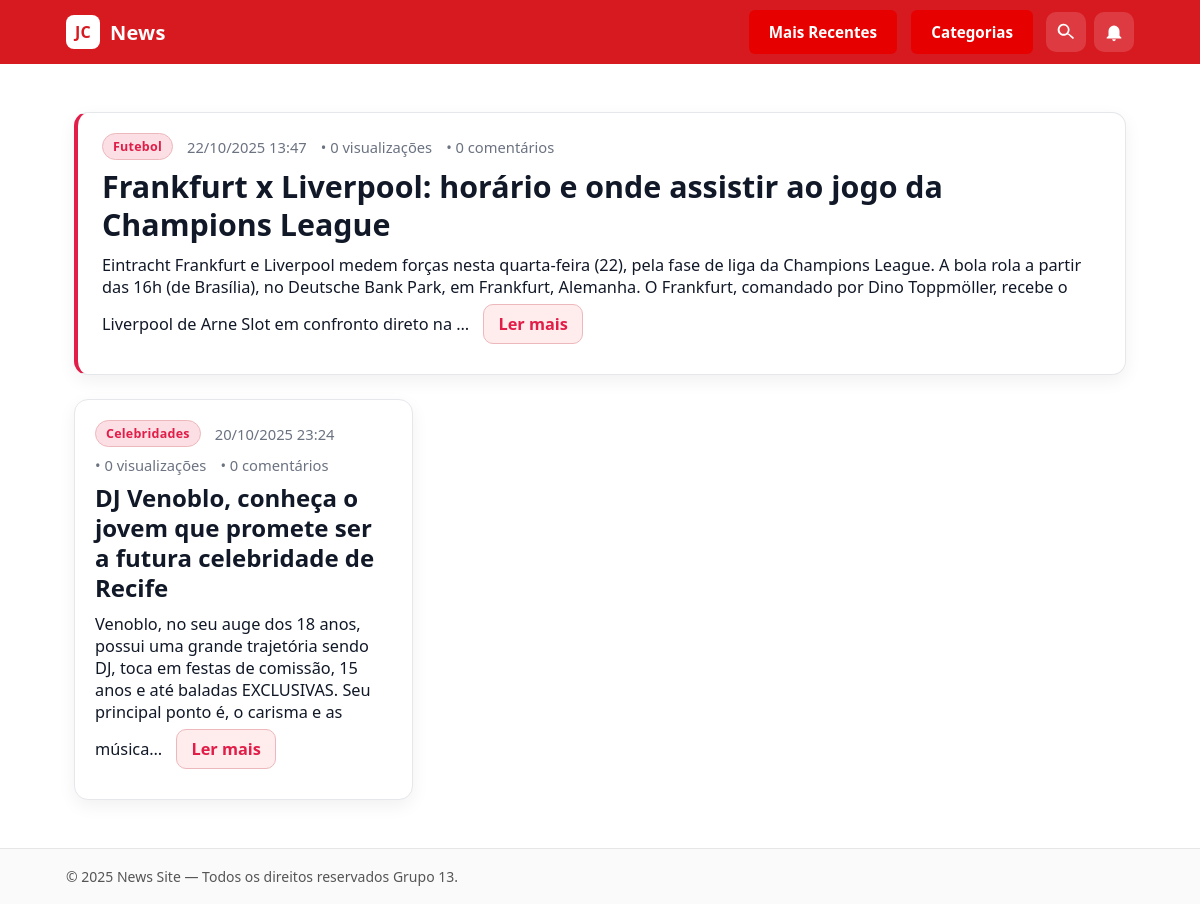
Before: / with the older database file.
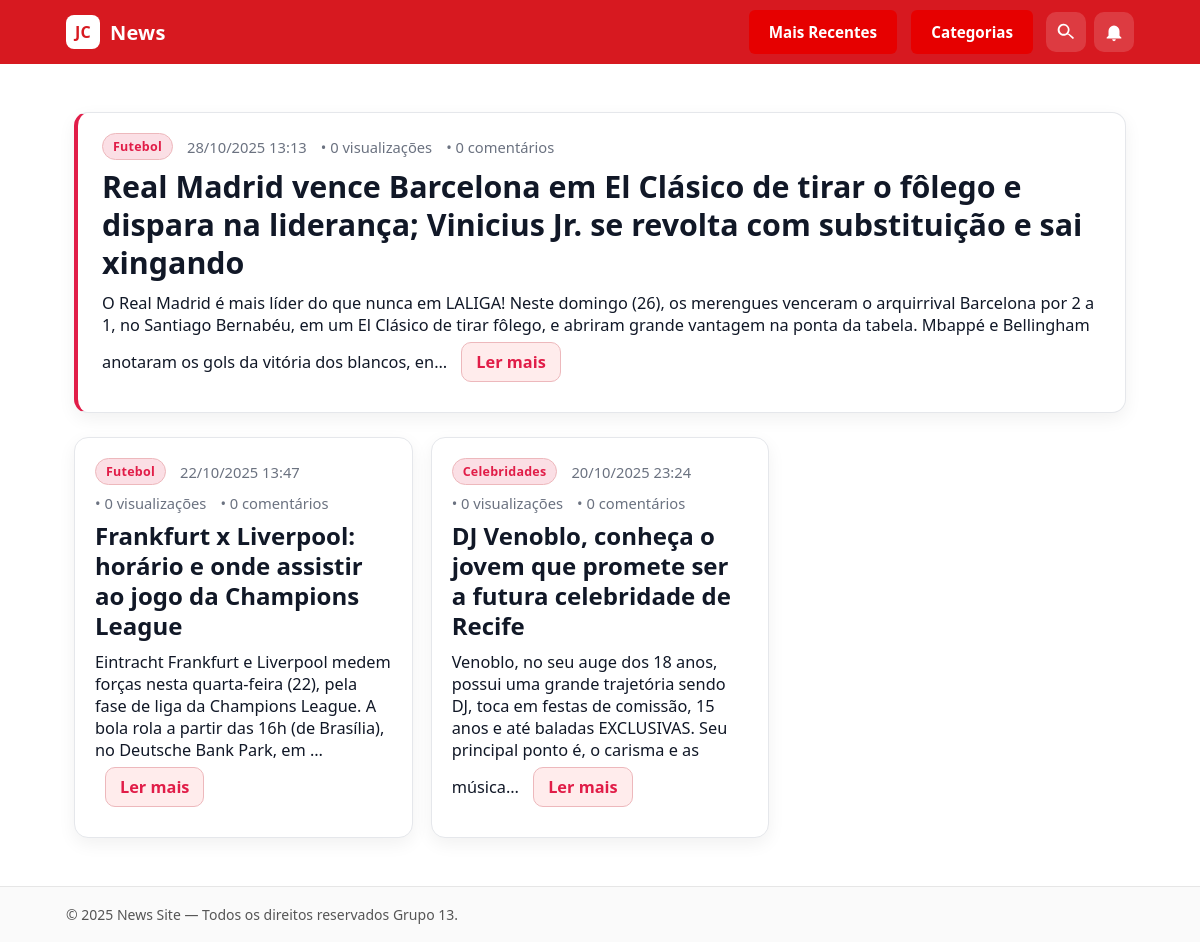
After: the same page with the newer database file.
### app1/models.py (models this page shows, shortened)
class Noticia(models.Model):
	titulo = models.CharField(max_length=255)
	conteudo = models.TextField()
	data_publicacao = models.DateTimeField(auto_now_add=True)
	categoria = models.ForeignKey(Categoria, on_delete=models.SET_NULL, null=True, blank=True, related_name='noticias')
	visualizacoes = models.PositiveIntegerField(default=0)  # Para "mais lidas"

class Categoria(models.Model):
	nome = models.CharField(max_length=100, unique=True)

### app1/views.py (the view)
# urls.py: path("", HomeView.as_view(), name="home"),
class HomeView(View):
    def get(self, request):
        noticias = Noticia.objects.order_by('-data_publicacao')
        context = {"form": SubscriptionForm(), 'noticias': noticias}
        return render(request, "app1/home.html", context)

### app1/templates/app1/home.html (shortened to what this page needs)
{% extends 'app1/base.html' %}
{% load static %}
{% block content %}
  <link rel="stylesheet" href="{% static 'app1/css/news.css' %}">
  <section class="container">
    {% if query %}
      <h1>Resultados para “{{ query }}”</h1>
      {% if results and results|length %}
        <ul>
          {% for r in results %}
            <li>{{ r }}</li>
          {% endfor %}
        </ul>
      {% else %}
        <p>Nenhum resultado encontrado.</p>
      {% endif %}
    {% else %}
      {% if noticias %}
        {% with noticia_principal=noticias.0 %}
          <article class="noticia noticia--principal" id="noticia-{{ noticia_principal.id }}">
            <header class="noticia__cabecalho">
              {% if noticia_principal.categoria %}
                <span class="noticia__categoria">{{ noticia_principal.categoria.nome }}</span>
              {% endif %}
              <time datetime="{{ noticia_principal.data_publicacao|date:'c' }}">
                {{ noticia_principal.data_publicacao|date:"d/m/Y H:i" }}
              </time>
              <span>• {{ noticia_principal.visualizacoes }} visualizações</span>
              <span>• {{ noticia_principal.comentarios.count }} comentários</span>
            </header>
            <h2 class="noticia__titulo">{{ noticia_principal.titulo }}</h2>
            <div class="noticia__conteudo">
              {{ noticia_principal.conteudo|truncatechars:300 }}
              <a class= "ler__mais" href="{% url 'app1:detalhe_noticia' noticia_principal.pk %}">Ler mais</a>
            </div>
          </article>
        {% endwith %}
        <section class="grid-noticias" aria-label="Mais notícias">
          {% for noticia in noticias|slice:"1:" %}
            <article class="noticia" id="noticia-{{ noticia.id }}">
              <header class="noticia__cabecalho">
                {% if noticia.categoria %}
                  <span class="noticia__categoria">{{ noticia.categoria.nome }}</span>
                {% endif %}
                <time datetime="{{ noticia.data_publicacao|date:'c' }}">
                  {{ noticia.data_publicacao|date:"d/m/Y H:i" }}
                </time>
                <span>• {{ noticia.visualizacoes }} visualizações</span>
                <span>• {{ noticia.comentarios.count }} comentários</span>
              </header>
              <h3 class="noticia__titulo">{{ noticia.titulo }}</h3>
              <div class="noticia__conteudo">
                {{ noticia.conteudo|truncatechars:180 }}
                <a class= "ler__mais" href="{% url 'app1:detalhe_noticia' noticia.pk %}">Ler mais</a>
              </div>
            </article>
          {% endfor %}
        </section>
      {% else %}
        <h1>Bem-vindo ao site do Jc desenvolvido pelo grupo 13</h1>
        <p>Assim que os models de notícia estiverem prontos, listaremos aqui.</p>
      {% endif %}
    {% endif %}
  </section>
{% endblock %}

### app1/templates/app1/base.html (shortened to what this page needs)
{% load static %}
<!DOCTYPE html>
<html lang="pt-br">
<head>
  <link rel="stylesheet" href="{% static 'app1/css/style.css' %}">
</head>
<body>
  <header class="site-header">
    <div class="container header-content">
      <a href="{% url 'app1:home' %}" class="brand" aria-label="Página inicial">
        <span class="logo-mark">JC</span><span class="logo-text">News</span>
      </a>
      <div class="header-actions">
        <nav class="header-nav">
          <a class="nav-btn" href="{% url 'app1:home' %}">Mais Recentes</a>
          <a class="nav-btn" href="{% url 'app1:categorias' %}">Categorias</a>
        </nav>
        <button class="icon-btn" id="btn-search" aria-label="Abrir busca" title="Buscar">
          <svg viewBox="0 0 24 24" class="icon" aria-hidden="true">
            <path d="M15.5 14h-.79l-.28-.27a6.5 6.5 0 10-.94.94l.27.28h.79l4.25 4.25a1 1 0 001.42-1.42L15.5 14zM5 9.5a4.5 4.5 0 119 0 4.5 4.5 0 01-9 0z"/>
          </svg>
        </button>
        <button class="icon-btn" id="btn-bell" aria-label="Assinar notificações" title="Receber notificações">
          <svg viewBox="0 0 24 24" class="icon" aria-hidden="true">
            <path d="M12 22a2 2 0 002-2h-4a2 2 0 002 2zm6-6V11a6 6 0 10-12 0v5l-2 2v1h16v-1l-2-2z"/>
          </svg>
        </button>
      </div>
    </div>
  </header>
  <main class="page-content">
    {% block content %}{% endblock %}
  </main>
  <footer class="site-footer">
    <div class="container footer-content">
      <p>© {% now "Y" %} News Site — Todos os direitos reservados Grupo 13.</p>
    </div>
  </footer>
</body>
</html>

### app1/static/app1/css/style.css (style rules this page uses)
:root { --red:#d71920; --red-dark:#b1151b; --bg:#ffffff; --ink:#1a1a1a; --ink-weak:#555; --border:#e6e6e6; }
* { box-sizing:border-box }
html,body { margin:0;padding:0;background:var(--bg);color:var(--ink);font-family:system-ui,-apple-system,Segoe UI,Roboto,Ubuntu,Cantarell,"Helvetica Neue",Arial,sans-serif }
.container { max-width:1100px;margin:0 auto;padding:0 16px }
.site-header { background:var(--red);color:#fff;position:sticky;top:0;z-index:100 }
.header-content { display:flex;align-items:center;justify-content:space-between;height:64px }
.brand { display:flex;align-items:center;gap:10px;text-decoration:none;color:#fff;font-weight:700;letter-spacing:.2px }
.logo-mark { display:inline-grid;place-items:center;width:34px;height:34px;border-radius:8px;background:#fff;color:var(--red);font-weight:900 }
.logo-text { font-size:20px }
.header-actions { display:flex;align-items:center;gap:8px }
.icon-btn { display:inline-grid;place-items:center;width:40px;height:40px;border:none;border-radius:10px;background:rgba(255,255,255,.15);cursor:pointer;transition:.15s }
.icon { width:22px;height:22px;fill:#fff }
.nav-btn { display: inline-block; padding: 10px 18px; margin: 0 5px; background-color: #e60000; color: #fff; font-weight: 600; font-size: 0.95rem; text-decoration: none; border-radius: 6px; transition: all 0.25s ease-in-out; border: 2px solid transparent; }
.page-content { padding:24px 0 }
.site-footer { border-top:1px solid var(--border);padding:18px 0;background:#fafafa;color:var(--ink-weak) }
.footer-content p { margin:0;font-size:14px }

### app1/static/app1/css/news.css (style rules this page uses)
:root { --news-bg: #ffffff; --news-surface: #f8fafc; --news-card: #ffffff; --news-text: #111827; --news-text-soft: #6b7280; --news-border: #e5e7eb; --news-primary: #e11d48; --news-primary-strong: #be123c; --news-radius-lg: 14px; --news-radius-md: 10px; --news-shadow: 0 6px 18px rgba(0,0,0,.06); --news-shadow-hover: 0 10px 28px rgba(0,0,0,.12); --news-title-weight: 800; --news-ui-weight: 700; --news-font-size: clamp(.98rem, 1.4vw, 1.02rem); --news-h1-size: clamp(1.35rem, 2.4vw, 1.8rem); --news-h2-size: clamp(1.3rem, 2.6vw, 1.9rem); --news-h3-size: clamp(1.1rem, 2.2vw, 1.5rem); --news-gap-sm: clamp(10px, 1.6vw, 14px); --news-gap-md: clamp(12px, 2vw, 18px); --news-gap-lg: clamp(16px, 2.4vw, 24px); }
section.container { background: var(--news-bg); padding: var(--news-gap-lg); -webkit-font-smoothing: antialiased; -moz-osx-font-smoothing: grayscale; }
.noticia { background: var(--news-card); border: 1px solid var(--news-border); border-radius: var(--news-radius-lg); padding: clamp(14px, 1.8vw, 20px); box-shadow: var(--news-shadow); transition: transform .18s ease, box-shadow .18s ease, border-color .18s ease; }
.noticia--principal { border-left: 4px solid var(--news-primary); padding-left: clamp(16px, 2vw, 24px); margin-bottom: var(--news-gap-lg); }
.noticia__cabecalho { display: flex; flex-wrap: wrap; gap: 8px 14px; align-items: center; color: var(--news-text-soft); font-size: .92rem; margin-bottom: 8px; }
.noticia__cabecalho time { white-space: nowrap; }
.noticia__categoria { background: rgba(225, 29, 72, 0.08); color: var(--news-primary); border: 1px solid rgba(225, 29, 72, 0.25); padding: 4px 10px; border-radius: 999px; font-weight: var(--news-ui-weight); font-size: .78rem; letter-spacing: .02em; }
.noticia__titulo { color: var(--news-text); line-height: 1.25; margin: 6px 0 10px; font-weight: var(--news-title-weight); font-size: var(--news-h3-size); word-wrap: break-word; overflow-wrap: anywhere; }
.noticia--principal .noticia__titulo { font-size: var(--news-h2-size); }
.noticia__conteudo { color: var(--news-text); font-size: var(--news-font-size); }
.ler__mais { display: inline-block; margin-left: 10px; margin-top: 6px; padding: 8px 14px; border-radius: var(--news-radius-md); text-decoration: none; font-weight: var(--news-ui-weight); border: 1px solid var(--news-border); color: var(--news-primary); background: #fff; transition: background-color .18s ease, border-color .18s ease, transform .1s ease, color .18s ease; }
.grid-noticias { display: grid; gap: var(--news-gap-md); margin-top: var(--news-gap-md); }
@media (min-width: 640px) { .grid-noticias { grid-template-columns: repeat(2, minmax(0, 1fr)); } }
@media (min-width: 1024px) { .grid-noticias { grid-template-columns: repeat(3, minmax(0, 1fr)); } }

Changed rows visible on the page:
added Noticia: categoria.nome "Futebol", data_publicacao "28/10/2025 13:13", visualizacoes "0", comentarios.count "0", titulo "Real Madrid vence Barcelona em El Clásico de tirar o fôlego e dispara na liderança; Vinicius Jr. se revolta com substituição e sai xingando", conteudo "O Real Madrid é mais líder do que nunca em LALIGA! Neste domingo (26), os merengues venceram o arquirrival Barcelona por 2 a 1, no Santiago Bernabéu, em um El Clásico de tirar fôlego, e abriram grande vantagem na ponta da tabela. Mbappé e Bellingham anotaram os gols da vitória dos blancos, en…"
now on one of the page's lists (row unchanged): Noticia: categoria.nome "Futebol", data_publicacao "22/10/2025 13:47", visualizacoes "0", comentarios.count "0", titulo "Frankfurt x Liverpool: horário e onde assistir ao jogo da Champions League", conteudo "Eintracht Frankfurt e Liverpool medem forças nesta quarta-feira (22), pela fase de liga da Champions League. A bola rola a partir das 16h (de Brasília), no Deutsche Bank Park, em …"
Other visible differences:
{{ noticia_principal.data_publicacao|date:"d/m/Y H:i" }}: "22/10/2025 13:47" → "28/10/2025 13:13"
{{ noticia_principal.titulo }}: "Frankfurt x Liverpool: horário e onde assistir ao jogo da Champions League" → "Real Madrid vence Barcelona em El Clásico de tirar o fôlego e dispara na liderança; Vinicius Jr. se revolta com substituição e sai xingando"
{{ noticia_principal.conteudo|truncatechars:300 }}: "Eintracht Frankfurt e Liverpool medem forças nesta quarta-feira (22), pela fase de liga da Champions League. A bola rola a partir das 16h (de Brasília), no Deutsche Bank Park, em Frankfurt, Alemanha. O Frankfurt, comandado por Dino Toppmöller, recebe o Liverpool de Arne Slot em confronto direto na …" → "O Real Madrid é mais líder do que nunca em LALIGA! Neste domingo (26), os merengues venceram o arquirrival Barcelona por 2 a 1, no Santiago Bernabéu, em um El Clásico de tirar fôlego, e abriram grande vantagem na ponta da tabela. Mbappé e Bellingham anotaram os gols da vitória dos blancos, en…"
